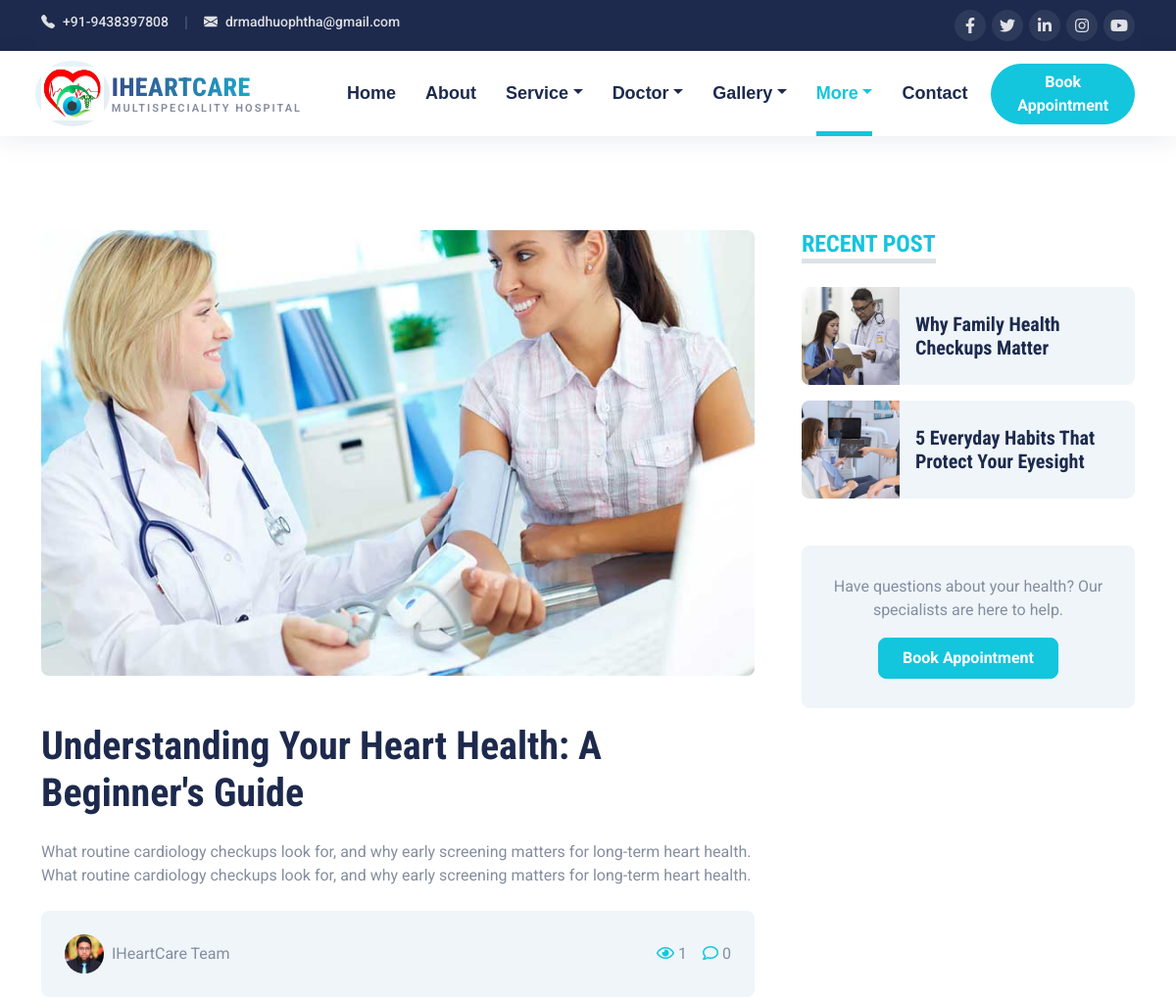
The app's page /blog/heart-health-basics/ (upper part), older data.
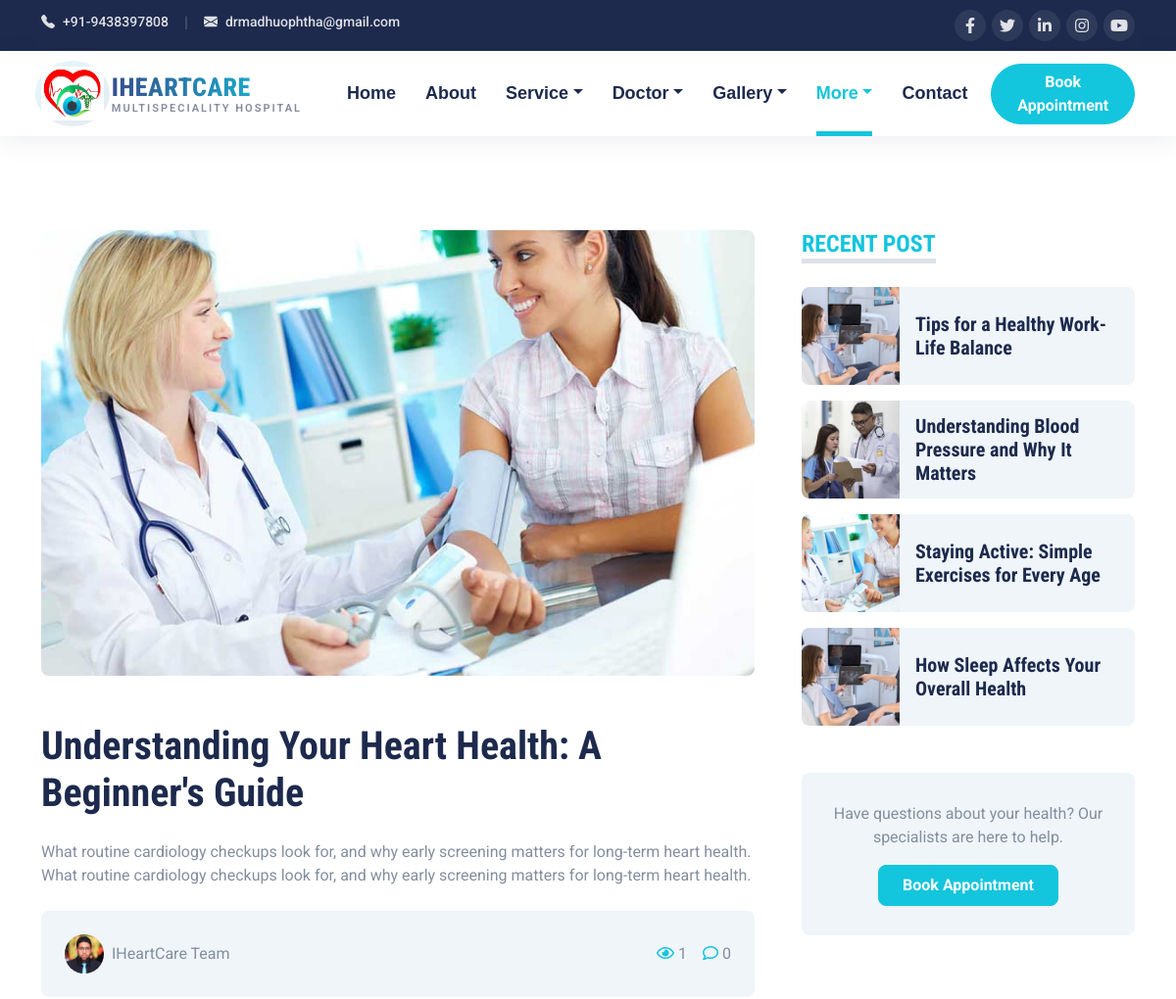
The same page, newer data.
### core/models.py (models this page shows, shortened)
class BlogPost(models.Model):
    title = models.CharField(max_length=200)
    slug = models.SlugField(max_length=220, unique=True)
    image = models.ImageField(upload_to="blog/", blank=True, null=True)
    author_name = models.CharField(max_length=100, default="Admin")
    excerpt = models.TextField(blank=True)
    content = models.TextField(blank=True)
    views_count = models.PositiveIntegerField(default=0)
    comments_count = models.PositiveIntegerField(default=0)
    is_published = models.BooleanField(default=True)
    published_at = models.DateTimeField(auto_now_add=True)
    class Meta:
        ordering = ["-published_at"]
    def get_absolute_url(self):
        return reverse("core:blog_detail", args=[self.slug])

### core/views.py (the view)
# urls.py: path("blog/<slug:slug>/", views.blog_detail, name="blog_detail"),
def blog_detail(request, slug):
    post = get_object_or_404(BlogPost, slug=slug, is_published=True)
    BlogPost.objects.filter(pk=post.pk).update(views_count=F("views_count") + 1)
    post.refresh_from_db()
    context = _base_context("detail")
    context.update(
        {
            "post": post,
            "related_posts": BlogPost.objects.filter(is_published=True).exclude(pk=post.pk)[:4],
        }
    )
    return render(request, "blog/detail.html", context)

### core/context_processors.py (called while the page is built)
def site_settings(request):
    return {
        "site_settings": SiteSettings.load(),
        "nav_services": Service.objects.all(),
        "nav_doctors": Doctor.objects.all(),
    }

### core/models.py (called while the page is built)
    @classmethod
    def load(cls):
        obj, _ = cls.objects.get_or_create(pk=1)
        return obj

    def get_absolute_url(self):
        return reverse("core:doctor_detail", args=[self.slug])

    def get_absolute_url(self):
        return reverse("core:service_detail", args=[self.slug])

### core/views.py (called while the page is built)
def _base_context(active):
    return {"active": active, "pages_group": PAGES_GROUP, "gallery_group": GALLERY_GROUP}

### templates/blog/detail.html (shortened to what this page needs)
{% extends "base.html" %}
{% load static %}
{% block content %}
<div class="container py-5">
    {% if post %}
    <div class="row g-5">
        <div class="col-lg-8">
            <div class="mb-5">
                {% if post.image %}
                <img class="img-fluid w-100 rounded mb-5" src="{{ post.image.url }}" alt="{{ post.title }}">
                {% endif %}
                <h1 class="mb-4">{{ post.title }}</h1>
                <p>{{ post.content|linebreaksbr }}</p>
                <div class="d-flex justify-content-between bg-light rounded p-4 mt-4 mb-4">
                    <div class="d-flex align-items-center">
                        <img class="rounded-circle me-2" src="{% static 'core/img/user.jpg' %}" width="40" height="40" alt="">
                        <span>{{ post.author_name }}</span>
                    </div>
                    <div class="d-flex align-items-center">
                        <span class="ms-3"><i class="far fa-eye text-primary me-1"></i>{{ post.views_count }}</span>
                        <span class="ms-3"><i class="far fa-comment text-primary me-1"></i>{{ post.comments_count }}</span>
                    </div>
                </div>
            </div>
        </div>
        <div class="col-lg-4">
            <div class="mb-5">
                <h4 class="d-inline-block text-primary text-uppercase border-bottom border-5 mb-4">Recent Post</h4>
                {% for related in related_posts %}
                <div class="d-flex rounded overflow-hidden mb-3">
                    {% if related.image %}
                    <img class="img-fluid" src="{{ related.image.url }}"
                        style="width: 100px; height: 100px; object-fit: cover;" alt="{{ related.title }}">
                    {% endif %}
                    <a href="{{ related.get_absolute_url }}" class="h5 d-flex align-items-center bg-light px-3 mb-0">{{ related.title }}
                    </a>
                </div>
                {% empty %}
                <p>No other posts yet.</p>
                {% endfor %}
            </div>
            <div>
                <div class="bg-light rounded text-center" style="padding: 30px;">
                    <p>Have questions about your health? Our specialists are here to help.</p>
                    <a href="{% url 'core:appointment' %}" class="btn btn-primary py-2 px-4">Book Appointment</a>
                </div>
            </div>
        </div>
    </div>
    {% else %}
    <div class="text-center py-5">
        <h1 class="mb-4">No blog posts yet</h1>
        <p>Check back soon for the latest medical articles.</p>
        <a href="{% url 'core:blog' %}" class="btn btn-primary py-2 px-4">Back to Blog</a>
    </div>
    {% endif %}
</div>
{% endblock %}

Row changes from the older to the newer data that the page shows:
no longer on this page (row unchanged): BlogPost: image (picture), title "Why Family Health Checkups Matter"
no longer on this page (row unchanged): BlogPost: image (picture), title "5 Everyday Habits That Protect Your Eyesight"
added BlogPost: image (picture), title "Tips for a Healthy Work-Life Balance"
added BlogPost: image (picture), title "Understanding Blood Pressure and Why It Matters"
added BlogPost: image (picture), title "Staying Active: Simple Exercises for Every Age"
added BlogPost: image (picture), title "How Sleep Affects Your Overall Health"
